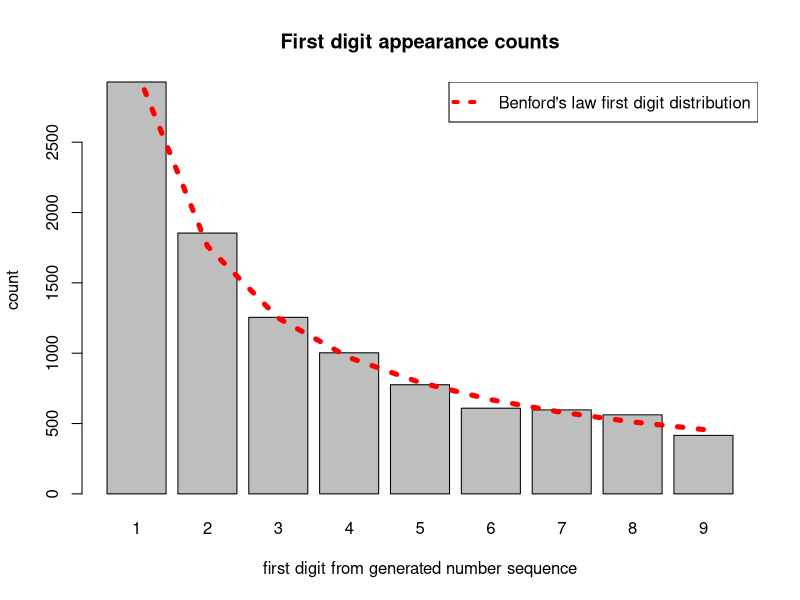
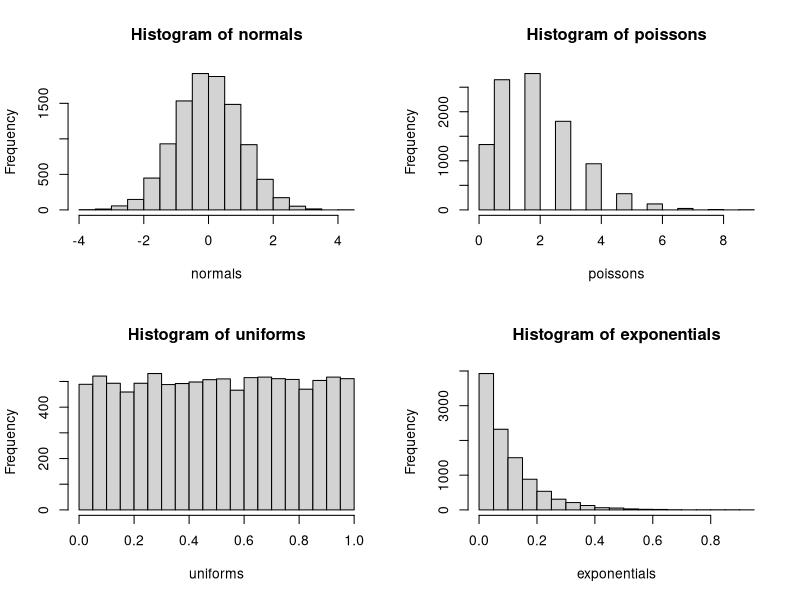

R code for these plots, in order:
ns = 10000

normals <- rnorm(n = ns, mean = 0, sd = 1)
poissons <- rpois(n = ns, lambda = 2)
uniforms <- runif(n = ns, min = 0, max = 1)
exponentials <- rexp(ns, rate = 10)

f.sum <- function(x, y){x + y}
f.min <- function(x, y){x - y}
f.mul <- function(x, y){x * y}
f.div <- function(x, y){ifelse(y != 0, x/y, x)}

x<-0
f.ran <- function(a, b, c, d){
        x <<- sample(1:4, 3, replace = FALSE)
        r <- c(f.sum, f.min, f.mul, f.div)[x]
        real <- r[[1]](a, b)
        real <- r[[2]](real, c)
        real <- r[[3]](real, d)
}

real <- f.ran(normals, poissons, uniforms, exponentials)
math_df <- data.frame(n = 1:4, l = c("+", "-", "*", "/"))

math_str <- paste("normals", math_df[math_df==x[1], 2],
                  "poissons", math_df[math_df==x[2], 2],
                  "uniforms", math_df[math_df==x[3], 2], "exponentials")
real <- real[real != 0 & !is.na(real)]
real <- real[sample(x = 1:ns, size = 10000, replace = TRUE)]

real <- as.integer(substr(as.character(format(abs(real), scientific = TRUE)), start = 1, stop = 1))

par(mfrow=c(1,1))
bp <- barplot(table(real), 
              main = "First digit appearance counts", 
              xlab = "first digit from generated number sequence",
              ylab = "count"
              )
lines(x = bp, y = log10(1 + 1/1:9) * ns, col = "red", lty = 3, lwd = 5)
legend("topright", "Benford's law first digit distribution", col = "red",
              text.col = "black", lty = 3, lwd = 4,
              merge = TRUE, bg = "white")


par(mfrow=c(2,2))
hist(normals)
hist(poissons)
hist(uniforms)
hist(exponentials)
#t <- benford(real, number.of.digits = 1, sign = "both", discrete=TRUE, round=3)
#plot(t)